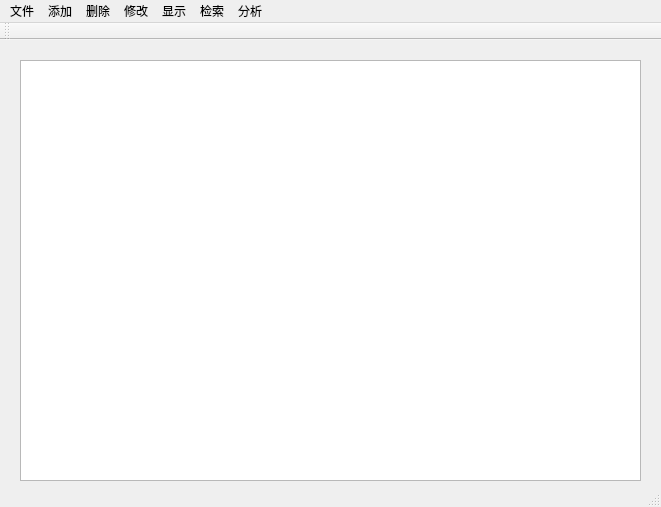
<?xml version="1.0" encoding="UTF-8"?>
<ui version="4.0">
 <class>MainWindow</class>
 <widget class="QMainWindow" name="MainWindow">
  <property name="geometry">
   <rect>
    <x>0</x>
    <y>0</y>
    <width>661</width>
    <height>507</height>
   </rect>
  </property>
  <property name="minimumSize">
   <size>
    <width>661</width>
    <height>507</height>
   </size>
  </property>
  <property name="maximumSize">
   <size>
    <width>661</width>
    <height>507</height>
   </size>
  </property>
  <property name="windowTitle">
   <string>MainWindow</string>
  </property>
  <widget class="QWidget" name="centralWidget">
   <widget class="QTextBrowser" name="textBrowser">
    <property name="geometry">
     <rect>
      <x>20</x>
      <y>20</y>
      <width>621</width>
      <height>421</height>
     </rect>
    </property>
    <property name="minimumSize">
     <size>
      <width>621</width>
      <height>421</height>
     </size>
    </property>
    <property name="maximumSize">
     <size>
      <width>621</width>
      <height>421</height>
     </size>
    </property>
    <property name="font">
     <font>
      <family>Arial</family>
      <pointsize>14</pointsize>
     </font>
    </property>
    <property name="html">
     <string>&lt;!DOCTYPE HTML PUBLIC &quot;-//W3C//DTD HTML 4.0//EN&quot; &quot;http://www.w3.org/TR/REC-html40/strict.dtd&quot;&gt;
&lt;html&gt;&lt;head&gt;&lt;meta name=&quot;qrichtext&quot; content=&quot;1&quot; /&gt;&lt;style type=&quot;text/css&quot;&gt;
p, li { white-space: pre-wrap; }
&lt;/style&gt;&lt;/head&gt;&lt;body style=&quot; font-family:'Arial'; font-size:14pt; font-weight:400; font-style:normal;&quot;&gt;
&lt;p style=&quot;-qt-paragraph-type:empty; margin-top:0px; margin-bottom:0px; margin-left:0px; margin-right:0px; -qt-block-indent:0; text-indent:0px; font-family:'SimSun'; font-size:9pt;&quot;&gt;&lt;br /&gt;&lt;/p&gt;&lt;/body&gt;&lt;/html&gt;</string>
    </property>
   </widget>
  </widget>
  <widget class="QMenuBar" name="menuBar">
   <property name="geometry">
    <rect>
     <x>0</x>
     <y>0</y>
     <width>661</width>
     <height>26</height>
    </rect>
   </property>
   <widget class="QMenu" name="menu">
    <property name="title">
     <string>文件</string>
    </property>
    <addaction name="actiond"/>
    <addaction name="separator"/>
    <addaction name="action_2"/>
    <addaction name="separator"/>
    <addaction name="action_4"/>
   </widget>
   <widget class="QMenu" name="menu_2">
    <property name="title">
     <string>添加</string>
    </property>
    <addaction name="action_5"/>
    <addaction name="separator"/>
    <addaction name="action_7"/>
    <addaction name="separator"/>
    <addaction name="action_9"/>
    <addaction name="separator"/>
    <addaction name="action_11"/>
    <addaction name="separator"/>
    <addaction name="action_3"/>
   </widget>
   <widget class="QMenu" name="menu_3">
    <property name="title">
     <string>删除</string>
    </property>
    <addaction name="action_12"/>
    <addaction name="separator"/>
    <addaction name="action_14"/>
    <addaction name="separator"/>
    <addaction name="action_16"/>
    <addaction name="separator"/>
    <addaction name="action_18"/>
    <addaction name="separator"/>
    <addaction name="action_10"/>
   </widget>
   <widget class="QMenu" name="menu_4">
    <property name="title">
     <string>显示</string>
    </property>
    <addaction name="action"/>
   </widget>
   <widget class="QMenu" name="menu_5">
    <property name="title">
     <string>分析</string>
    </property>
   </widget>
   <widget class="QMenu" name="menu_7">
    <property name="title">
     <string>检索</string>
    </property>
   </widget>
   <widget class="QMenu" name="menu_6">
    <property name="title">
     <string>修改</string>
    </property>
    <addaction name="action_13"/>
    <addaction name="separator"/>
    <addaction name="action_15"/>
    <addaction name="separator"/>
    <addaction name="action_17"/>
    <addaction name="separator"/>
    <addaction name="action_19"/>
    <addaction name="separator"/>
    <addaction name="action_24"/>
   </widget>
   <addaction name="menu"/>
   <addaction name="menu_2"/>
   <addaction name="menu_3"/>
   <addaction name="menu_6"/>
   <addaction name="menu_4"/>
   <addaction name="menu_7"/>
   <addaction name="menu_5"/>
  </widget>
  <widget class="QToolBar" name="mainToolBar">
   <attribute name="toolBarArea">
    <enum>TopToolBarArea</enum>
   </attribute>
   <attribute name="toolBarBreak">
    <bool>false</bool>
   </attribute>
  </widget>
  <widget class="QStatusBar" name="statusBar"/>
  <action name="actiond">
   <property name="text">
    <string>存储</string>
   </property>
  </action>
  <action name="action_2">
   <property name="text">
    <string>导入</string>
   </property>
  </action>
  <action name="action_4">
   <property name="text">
    <string>清除</string>
   </property>
  </action>
  <action name="action_5">
   <property name="text">
    <string>教师</string>
   </property>
  </action>
  <action name="action_7">
   <property name="text">
    <string>教室</string>
   </property>
  </action>
  <action name="action_9">
   <property name="text">
    <string>班级</string>
   </property>
  </action>
  <action name="action_11">
   <property name="text">
    <string>课程</string>
   </property>
  </action>
  <action name="action_12">
   <property name="text">
    <string>教师</string>
   </property>
  </action>
  <action name="action_14">
   <property name="text">
    <string>教室</string>
   </property>
  </action>
  <action name="action_16">
   <property name="text">
    <string>班级</string>
   </property>
  </action>
  <action name="action_18">
   <property name="text">
    <string>课程</string>
   </property>
  </action>
  <action name="action">
   <property name="text">
    <string>显示所有</string>
   </property>
  </action>
  <action name="action_3">
   <property name="text">
    <string>课堂</string>
   </property>
  </action>
  <action name="action_10">
   <property name="text">
    <string>课堂</string>
   </property>
  </action>
  <action name="action_13">
   <property name="text">
    <string>教师</string>
   </property>
  </action>
  <action name="action_15">
   <property name="text">
    <string>教室</string>
   </property>
  </action>
  <action name="action_17">
   <property name="text">
    <string>班级</string>
   </property>
  </action>
  <action name="action_19">
   <property name="text">
    <string>课程</string>
   </property>
  </action>
  <action name="action_24">
   <property name="text">
    <string>课堂</string>
   </property>
  </action>
  <action name="action_26">
   <property name="text">
    <string>教室</string>
   </property>
  </action>
  <action name="action_28">
   <property name="text">
    <string>班级</string>
   </property>
  </action>
  <action name="action_30">
   <property name="text">
    <string>课程</string>
   </property>
  </action>
  <action name="action_32">
   <property name="text">
    <string>课堂</string>
   </property>
  </action>
 </widget>
 <layoutdefault spacing="6" margin="11"/>
 <resources/>
 <connections/>
</ui>
